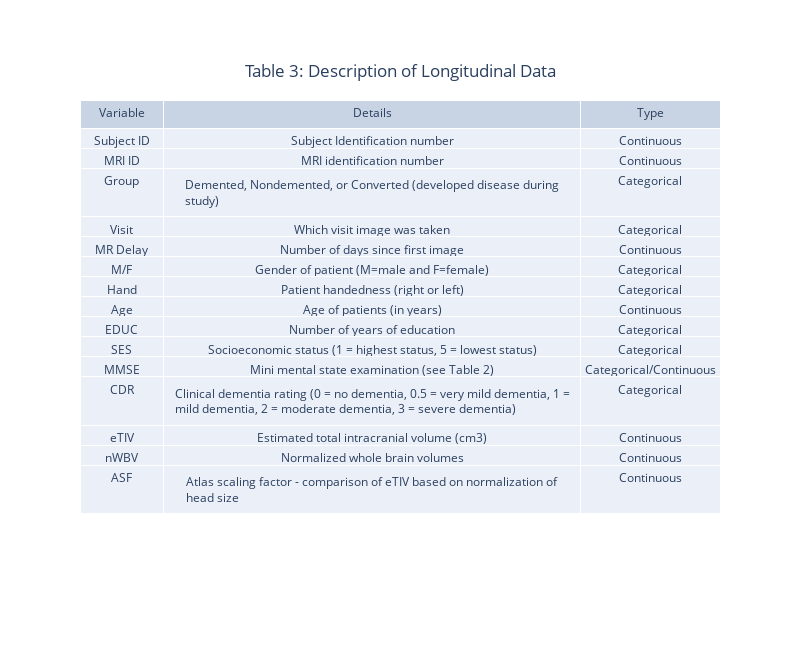

Write notebook code for a chart like this one.
### Code cell
# Make and save a figure of dataset description
import plotly.graph_objects as go

fig = go.Figure(data=[go.Table(columnwidth = [60,300, 100], header=dict(values=['Variable', 'Details', 'Type']),
                 cells=dict(values=[['Subject ID', 'MRI ID', 'Group', 'Visit', 'MR Delay', 'M/F', 'Hand', 'Age', 'EDUC', 'SES', 'MMSE', 'CDR',
                                    'eTIV', 'nWBV', 'ASF'],
                                    ['Subject Identification number', 'MRI identification number', 'Demented, Nondemented, or Converted (developed disease during study)', 'Which visit image was taken', 'Number of days since first image', 'Gender of patient (M=male and F=female)', 'Patient handedness (right or left)',
                                    'Age of patients (in years)', 'Number of years of education', 'Socioeconomic status (1 = highest status, 5 = lowest status)',
                                    'Mini mental state examination (see Table 2)', 'Clinical dementia rating (0 = no dementia, 0.5 = very mild dementia, 1 = mild dementia, 2 = moderate dementia, 3 = severe dementia)',
                                    'Estimated total intracranial volume (cm3)', 'Normalized whole brain volumes', 'Atlas scaling factor - comparison of eTIV based on normalization of head size'], 
                                    ['Continuous', 'Continuous', 'Categorical', 'Categorical', 'Continuous', 'Categorical',
                                    'Categorical', 'Continuous', 'Categorical', 'Categorical', 'Categorical/Continuous', 'Categorical', 'Continuous', 'Continuous', 'Continuous']]))
                     ])
fig.update_layout(
    title={
        'text': "Table 3: Description of Longitudinal Data",
        'y':0.9,
        'x':0.5,
        'xanchor': 'center',
        'yanchor': 'top'}, width=800,
    height=650)
fig.write_image('Table 3_Description of Longitudinal Data.png')
fig.show()

### Figure 1 — Plotly figure (JSON) as saved in the notebook; plotly's stock layout.template omitted (floating-point values rounded to 4 significant figures)
{"data": [{"cells": {"values": [["Subject ID", "MRI ID", "Group", "Visit", "MR Delay", "M/F", "Hand", "Age", "EDUC", "SES", "MMSE", "CDR", "eTIV", "nWBV", "ASF"], ["Subject Identification number", "MRI identification number", "Demented, Nondemented, or Converted (developed disease during study)", "Which visit image was taken", "Number of days since first image", "Gender of patient (M=male and F=female)", "Patient handedness (right or left)", "Age of patients (in years)", "Number of years of education", "Socioeconomic status (1 = highest status, 5 = lowest status)", "Mini mental state examination (see Table 2)", "Clinical dementia rating (0 = no dementia, 0.5 = very mild dementia, 1 = mild dementia, 2 = moderate dementia, 3 = severe dementia)", "Estimated total intracranial volume (cm3)", "Normalized whole brain volumes", "Atlas scaling factor - comparison of eTIV based on normalization of head size"], ["Continuous", "Continuous", "Categorical", "Categorical", "Continuous", "Categorical", "Categorical", "Continuous", "Categorical", "Categorical", "Categorical/Continuous", "Categorical", "Continuous", "Continuous", "Continuous"]]}, "columnwidth": [60, 300, 100], "header": {"values": ["Variable", "Details", "Type"]}, "type": "table"}], "layout": {"height": 650, "title": {"text": "Table 3: Description of Longitudinal Data", "x": 0.5, "xanchor": "center", "y": 0.9, "yanchor": "top"}, "width": 800}}
